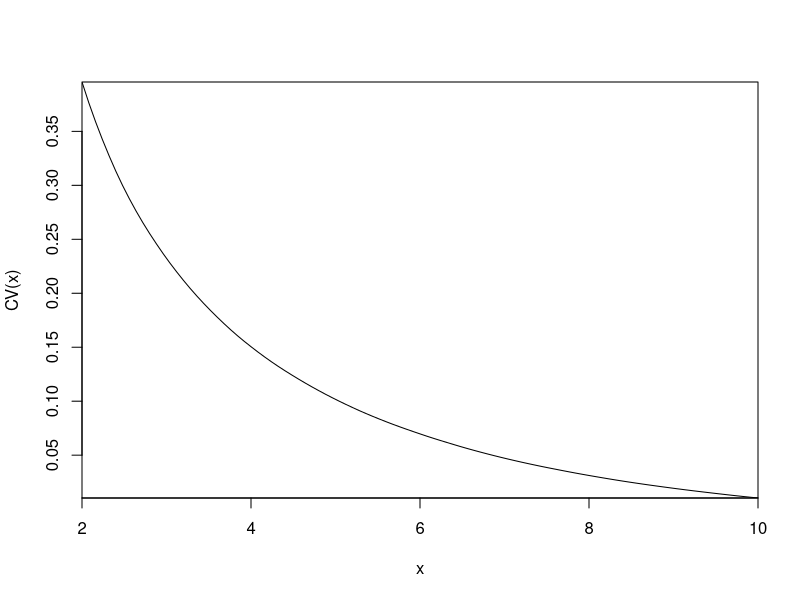

This chart was generated by the following R code: (Note: a time limit stopped this script after it produced the figure.)
## ---- chunk 1
knitr::opts_chunk$set(echo = TRUE)
## ---- chunk 2
op_bd<-function(X,kernel)
{
  n<-length(X)
  Kf<-function(x,h,kernel)#the kernel function
  {
    if(kernel=="Gaussian")
    {
      y<-dnorm(x/h)/h
    }
    
    if(kernel=="Triangle")
    {
      y<-(1-abs(x/h))*(x<h)*(x>-h)/h
    }
    
    if(kernel=="Epanechnikow")
    {
      y<-3/4*3/4*(1-(x/h)^2)*(x<h)*(x>-h)/h
    }
    if(kernel=="Quartic")
    {
      y<-15/16*(1-(x/h)^2)^2/h
    }
    if(kernel=="Triweight")
    {
      y<-35/32*(1-(x/h)^2)^3/h
    }
    return(y)
  }
  f1<-function(h)#the first_term in the cross-validation score function.
  {
    delta<-0.001
    temp<-0
    for(i in 1:length(X))
    {
      for(j in 1:length(X))
      {
        sum0<-0
        if(kernel=="Gaussian")
        {
          for (k in 1:(10/delta))
          {
            sum0<-sum0+2*delta*Kf(h*(delta*k),h,kernel)*Kf(h*(delta*k-(X[i]-X[j])/h),h,kernel)
          }
        }
        else
        {
          for (k in 1:(1/delta))
          {
            sum0<-sum0+2*delta*Kf(h*(delta*k),h,kernel)*Kf(h*(delta*k-(X[i]-X[j])/h),h,kernel)
          }
        }
        temp<-temp+sum0
      }
    }
    y<-sum(temp)/((length(X))^2*h)
    return(y)
  }
  f2<- function(h)#the second term in the cross-validation score function.
  {
    temp=0
    n<-length(X)
    for (i in 1:n)
    {
      for (j in 1:n)
      {
        if(i!=j)
        {
          temp=temp+Kf((X[i]-X[j]),h,kernel)
        }
      }
    }
    result=temp*2/(n*(n-2))
    return(result)
  }
  CV<-function(h)
  {
    y<-f1(h)-f2(h)
    return(y)
  }
  fh_hat<- function(h,x)
  {
    temp=0
    for (i in 1:n) {
      temp=temp + Kf((X[i]-x),h,kernel)
    }
    y<-temp/n
    return(y)
  }
  curve(expr=CV(x),from = 2, to = 10, yaxs="i", xaxs="i", type='l')
  h_opt<-optimize(CV,c(0,10),maximum=F,tol=0.001)$minimum
  h_opt
  dev.new()
  #curve(expr=fh_hat(h_opt,x), from = 5,to = 40, yaxs="i", xaxs="i", type='l' )
}
op_bd(mtcars$mpg,kernel="Triangle")

## ---- chunk 3
X=mtcars$wt
Y=mtcars$mpg
#local polynomial regression
lpe<-function(X,Y,p,kernel)
{
  if(kernel=="Triangle")
  {
    Kf=function(x,h){
      return((1-abs(x/h))*(x<h)*(x>-h)/h)
    }
    print("Use Triangle kernel function")
  }
  if(kernel=="Epanechnikow")
  {
    Kf=function(x,h){
      return(3/4*(1-(x/h)^2)*(x<h)*(x>-h)/h)
    }
    print("Use Epanechnikow kernel function")
  }
  if(kernel=="Gaussian")
  {
    Kf=function(x,h){
      return(dnorm(x/h)/h)
  }
    print("Use Gaussian kernel function")
  }
  if(kernel=="Quartic")
  {
    Kf=function(x,h){
      return(15/16*(1-(x/h)^2)^2/h)
  }
    print("Use Quartic kernel function")
  }
  if(kernel=="Triweight")
  {
    Kf=function(x,h){
      return(35/32*(1-(x/h)^2)^3/h)
  }
    print("Use Triweight kernel function")
  }
beta_hat<-function(x,h,X,Y,p)#calculate the value of beta hat.
{
  inx<-matrix(data=0,nrow=length(X),ncol=p)
  for(i in 1:length(Y)){
    for(j in 1:p)
    {
      inx[i,j] = (X[i]-x)^(j-1)
    }
  }
  Wx<-matrix(data=0,nrow=length(X),ncol=length(Y))
  for(i in 1:length(X))
  {
    for(j in 1:length(Y))
    {
      if(i==j)
      {
        Wx[i,j]=Kf((X[i]-x),h)
      }
      else
      {
        Wx[i,j] = 0
      }
    }
  }
  #print(k)
  result1<-solve(t(inx)%*%Wx%*%inx)
  result2<-t(inx)%*%Wx%*%Y
  beta=result1%*%result2
  return(beta)
}  
#fx(30,10,X,Y)
#plotting the figure of f_hat(x)
f<-function(h,X,Y){
  xrange<-range(X)#find the min and max point of the interval.
  d = ceiling(xrange[2])-floor(xrange[1])#find a interval containing these two values.
  x1<-c()#create a null vector.
  y1<-c()#同上
  #dividing this interval into 100 parts.
  for(i in 1:100){
    a1 = floor(xrange[1])+d/100*i 
    x1 = c(x1,a1)
    a2 = beta_hat(a1,h,X,Y,p)
    y1 = c(y1,a2[1])
  }
  plot(x1,y1,col="orange") #make a plot of x1,y1
  lines(x1,y1,type = "l",col= "red")
  title(xlab="x", ylab="fhatx")  
}

#create a new matrix to prepare for cross_validation.
m=length(Y)
n=length(X)
x0 = matrix(1:m*(m-1),m,m-1)
y0 = matrix(1:m*(m-1),m,m-1)
for(i in 1:m){
  t=1
  for(j in 1:m)
  {
    if(j!=i){
      x0[i,t]=X[j]
      y0[i,t]=Y[j]
      t=t+1
    }
  }
}
#use the method cross validation to get the optimal h
CV<- function(h)
{
  sum=0
  for(i in 1:m){
    l<-c()
    l<-beta_hat(X[i],h,x0[i,],y0[i,],p)#get beta_hat（-i)X
    temp=(Y[i]-l[1])^2
    sum=temp+sum
  }
  return(sum)
}
#use the function optimize()to get h_opt
h1<-optimize(CV,c(1,5),lower=0.1,upper=1,maximum=FALSE,tol=0.1)$minimum  
h2<-optimize(CV,c(1,5),lower=1,upper=2,maximum=FALSE,tol=0.1)$minimum 

#The following are plots
dev.new()
par(mfrow=c(2:1))
plot(X,Y)
lines(lowess(X,Y),col="blue",lwd=2,lty=2)
#f(h1,X,Y)
#title(main=paste("h_pot=", as.character(h1), sep = "") )
f(h2,X,Y)
title(main=paste("h_pot=", as.character(h2), sep = ""))
dev.new()
c<-seq(0.1,2,by=0.1)
opar <- par(no.readonly=TRUE) 
par(pin=c(0.6,0.6)) 
par(mfrow=c(4:5)) 
for(i in 1:20)
{
  f(c[i],X,Y)
  title(main=paste("when h=", as.character(c[i]), sep = ""))
}
par(opar)
}
lpe(X,Y,4,kernel="Quartic")
